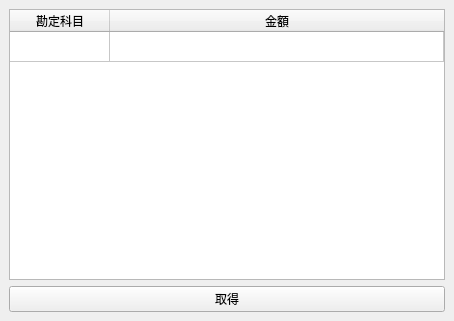
<?xml version="1.0" encoding="UTF-8"?>
<ui version="4.0">
 <class>MainWindow</class>
 <widget class="QMainWindow" name="MainWindow">
  <property name="geometry">
   <rect>
    <x>0</x>
    <y>0</y>
    <width>454</width>
    <height>321</height>
   </rect>
  </property>
  <property name="windowTitle">
   <string>MainWindow</string>
  </property>
  <widget class="QWidget" name="centralwidget">
   <layout class="QVBoxLayout" name="verticalLayout">
    <item>
     <widget class="QTableWidget" name="statementTable">
      <property name="dragDropOverwriteMode">
       <bool>false</bool>
      </property>
      <attribute name="horizontalHeaderStretchLastSection">
       <bool>true</bool>
      </attribute>
      <attribute name="verticalHeaderVisible">
       <bool>false</bool>
      </attribute>
      <row>
       <property name="text">
        <string>1</string>
       </property>
      </row>
      <column>
       <property name="text">
        <string>勘定科目</string>
       </property>
      </column>
      <column>
       <property name="text">
        <string>金額</string>
       </property>
      </column>
     </widget>
    </item>
    <item>
     <widget class="QPushButton" name="getButton">
      <property name="text">
       <string>取得</string>
      </property>
     </widget>
    </item>
   </layout>
  </widget>
 </widget>
 <resources/>
 <connections/>
</ui>
